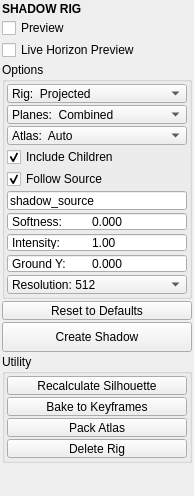
<?xml version="1.0" encoding="UTF-8"?>
<ui version="4.0">
 <class>QtUi</class>
 <widget class="QMainWindow" name="QtUi">
  <property name="geometry">
   <rect>
    <x>0</x>
    <y>0</y>
    <width>194</width>
    <height>300</height>
   </rect>
  </property>
  <property name="windowTitle">
   <string>Shadow Rig</string>
  </property>
  <property name="accessibleDescription">
   <string>Build a ground plane carrying an object's projected shadow, for engine export.</string>
  </property>
  <widget class="QWidget" name="central_widget">
   <layout class="QVBoxLayout" name="verticalLayout">
    <property name="spacing">
     <number>2</number>
    </property>
    <property name="leftMargin">
     <number>2</number>
    </property>
    <property name="topMargin">
     <number>2</number>
    </property>
    <property name="rightMargin">
     <number>2</number>
    </property>
    <property name="bottomMargin">
     <number>2</number>
    </property>
    <item>
     <widget class="Header" name="header">
      <property name="font">
       <font>
        <weight>75</weight>
        <bold>true</bold>
       </font>
      </property>
      <property name="text">
       <string>SHADOW RIG</string>
      </property>
     </widget>
    </item>
    <item>
     <widget class="QCheckBox" name="chk_preview">
      <property name="text">
       <string>Preview</string>
      </property>
     </widget>
    </item>
    <item>
     <widget class="QCheckBox" name="chk_horizon_preview">
      <property name="text">
       <string>Live Horizon Preview</string>
      </property>
     </widget>
    </item>
    <item>
     <widget class="QGroupBox" name="groupBox">
      <property name="sizePolicy">
       <sizepolicy hsizetype="Preferred" vsizetype="Fixed">
        <horstretch>0</horstretch>
        <verstretch>0</verstretch>
       </sizepolicy>
      </property>
      <property name="title">
       <string>Options</string>
      </property>
      <layout class="QVBoxLayout" name="verticalLayout_2">
       <property name="spacing">
        <number>2</number>
       </property>
       <property name="leftMargin">
        <number>2</number>
       </property>
       <property name="topMargin">
        <number>2</number>
       </property>
       <property name="rightMargin">
        <number>2</number>
       </property>
       <property name="bottomMargin">
        <number>2</number>
       </property>
       <item>
        <widget class="ComboBox" name="cmb_type">
         <property name="minimumSize">
          <size>
           <width>0</width>
           <height>19</height>
          </size>
         </property>
         <property name="maximumSize">
          <size>
           <width>16777215</width>
           <height>19</height>
          </size>
         </property>
         <property name="currentIndex">
          <number>0</number>
         </property>
         <item>
          <property name="text">
           <string>Rig:  Projected</string>
          </property>
         </item>
         <item>
          <property name="text">
           <string>Rig:  Horizon</string>
          </property>
         </item>
        </widget>
       </item>
       <item>
        <widget class="ComboBox" name="cmb_planes">
         <property name="minimumSize">
          <size>
           <width>0</width>
           <height>19</height>
          </size>
         </property>
         <property name="maximumSize">
          <size>
           <width>16777215</width>
           <height>19</height>
          </size>
         </property>
         <property name="currentIndex">
          <number>0</number>
         </property>
         <item>
          <property name="text">
           <string>Planes:  Combined</string>
          </property>
         </item>
         <item>
          <property name="text">
           <string>Planes:  Per object</string>
          </property>
         </item>
        </widget>
       </item>
       <item>
        <widget class="ComboBox" name="cmb_atlas">
         <property name="minimumSize">
          <size>
           <width>0</width>
           <height>19</height>
          </size>
         </property>
         <property name="maximumSize">
          <size>
           <width>16777215</width>
           <height>19</height>
          </size>
         </property>
         <property name="currentIndex">
          <number>0</number>
         </property>
         <item>
          <property name="text">
           <string>Atlas:  Auto</string>
          </property>
         </item>
         <item>
          <property name="text">
           <string>Atlas:  Off</string>
          </property>
         </item>
         <item>
          <property name="text">
           <string>Atlas:  On</string>
          </property>
         </item>
        </widget>
       </item>
       <item>
        <widget class="QCheckBox" name="chk_combine">
         <property name="text">
          <string>Include Children</string>
         </property>
         <property name="checked">
          <bool>true</bool>
         </property>
        </widget>
       </item>
       <item>
        <widget class="QCheckBox" name="chk_follow">
         <property name="toolTip">
          <string>Re-render every silhouette as soon as its source or its target moves (the plane already follows both; the drawn shape is one direction's projection). Off: press Reproject or Recalculate Silhouette.</string>
         </property>
         <property name="text">
          <string>Follow Source</string>
         </property>
         <property name="checked">
          <bool>true</bool>
         </property>
        </widget>
       </item>
       <item>
        <widget class="LineEdit" name="txt_source">
         <property name="minimumSize">
          <size>
           <width>0</width>
           <height>19</height>
          </size>
         </property>
         <property name="maximumSize">
          <size>
           <width>16777215</width>
           <height>19</height>
          </size>
         </property>
         <property name="text">
          <string>shadow_source</string>
         </property>
         <property name="placeholderText">
          <string>Source Name(s)</string>
         </property>
        </widget>
       </item>
       <item>
        <widget class="DoubleSpinBox" name="s001">
         <property name="minimumSize">
          <size>
           <width>0</width>
           <height>19</height>
          </size>
         </property>
         <property name="maximumSize">
          <size>
           <width>16777215</width>
           <height>19</height>
          </size>
         </property>
         <property name="toolTip">
          <string>The diameter the shadow gives the source (world units; a directional light: degrees), set on the source itself so every rig it lights, Unity and the viewer share it. 0 = sharp.</string>
         </property>
         <property name="buttonSymbols">
          <enum>QAbstractSpinBox::NoButtons</enum>
         </property>
         <property name="keyboardTracking">
          <bool>false</bool>
         </property>
         <property name="prefix">
          <string>Softness:	</string>
         </property>
         <property name="debounce" stdset="0">
          <number>400</number>
         </property>
         <property name="decimals">
          <number>3</number>
         </property>
         <property name="minimum">
          <double>0.000000000000000</double>
         </property>
         <property name="maximum">
          <double>1000.000000000000000</double>
         </property>
         <property name="singleStep">
          <double>0.050000000000000</double>
         </property>
         <property name="value">
          <double>0.000000000000000</double>
         </property>
        </widget>
       </item>
       <item>
        <widget class="DoubleSpinBox" name="s002">
         <property name="minimumSize">
          <size>
           <width>0</width>
           <height>19</height>
          </size>
         </property>
         <property name="maximumSize">
          <size>
           <width>16777215</width>
           <height>19</height>
          </size>
         </property>
         <property name="toolTip">
          <string>Overall darkness of the shadow, 0-1 (the plane's shadowIntensity). Used by Create; changing it applies to the selected rig(s) at once.</string>
         </property>
         <property name="buttonSymbols">
          <enum>QAbstractSpinBox::NoButtons</enum>
         </property>
         <property name="keyboardTracking">
          <bool>false</bool>
         </property>
         <property name="prefix">
          <string>Intensity:	</string>
         </property>
         <property name="debounce" stdset="0">
          <number>400</number>
         </property>
         <property name="decimals">
          <number>2</number>
         </property>
         <property name="minimum">
          <double>0.000000000000000</double>
         </property>
         <property name="maximum">
          <double>1.000000000000000</double>
         </property>
         <property name="singleStep">
          <double>0.050000000000000</double>
         </property>
         <property name="value">
          <double>1.000000000000000</double>
         </property>
        </widget>
       </item>
       <item>
        <widget class="DoubleSpinBox" name="s003">
         <property name="minimumSize">
          <size>
           <width>0</width>
           <height>19</height>
          </size>
         </property>
         <property name="maximumSize">
          <size>
           <width>16777215</width>
           <height>19</height>
          </size>
         </property>
         <property name="toolTip">
          <string>World height of the floor the shadow lies on (Maya's Y, Blender's Z; the plane's groundHeight), for a floor that is not at 0. Used by Create; changing it applies to the selected rig(s) at once.</string>
         </property>
         <property name="buttonSymbols">
          <enum>QAbstractSpinBox::NoButtons</enum>
         </property>
         <property name="keyboardTracking">
          <bool>false</bool>
         </property>
         <property name="prefix">
          <string>Ground Y:	</string>
         </property>
         <property name="debounce" stdset="0">
          <number>400</number>
         </property>
         <property name="decimals">
          <number>3</number>
         </property>
         <property name="minimum">
          <double>-100000.000000000000000</double>
         </property>
         <property name="maximum">
          <double>100000.000000000000000</double>
         </property>
         <property name="singleStep">
          <double>0.100000000000000</double>
         </property>
         <property name="value">
          <double>0.000000000000000</double>
         </property>
        </widget>
       </item>
       <item>
        <widget class="QComboBox" name="s000">
         <property name="minimumSize">
          <size>
           <width>0</width>
           <height>19</height>
          </size>
         </property>
         <property name="maximumSize">
          <size>
           <width>16777215</width>
           <height>19</height>
          </size>
         </property>
         <property name="currentIndex">
          <number>0</number>
         </property>
         <item>
          <property name="text">
           <string>Resolution: 512</string>
          </property>
         </item>
         <item>
          <property name="text">
           <string>Resolution: 128</string>
          </property>
         </item>
         <item>
          <property name="text">
           <string>Resolution: 256</string>
          </property>
         </item>
         <item>
          <property name="text">
           <string>Resolution: 1024</string>
          </property>
         </item>
         <item>
          <property name="text">
           <string>Resolution: 2048</string>
          </property>
         </item>
         <item>
          <property name="text">
           <string>Resolution: 4096</string>
          </property>
         </item>
         <item>
          <property name="text">
           <string>Resolution: 8192</string>
          </property>
         </item>
        </widget>
       </item>
      </layout>
     </widget>
    </item>
    <item>
     <widget class="QPushButton" name="b001">
      <property name="minimumSize">
       <size>
        <width>0</width>
        <height>19</height>
       </size>
      </property>
      <property name="maximumSize">
       <size>
        <width>16777215</width>
        <height>19</height>
       </size>
      </property>
      <property name="text">
       <string>Reset to Defaults</string>
      </property>
      <property name="iconSize">
       <size>
        <width>18</width>
        <height>18</height>
       </size>
      </property>
      <property name="checkable">
       <bool>false</bool>
      </property>
      <property name="checked">
       <bool>false</bool>
      </property>
     </widget>
    </item>
    <item>
     <widget class="QPushButton" name="b000">
      <property name="minimumSize">
       <size>
        <width>0</width>
        <height>30</height>
       </size>
      </property>
      <property name="text">
       <string>Create Shadow</string>
      </property>
     </widget>
    </item>
    <item>
     <widget class="CollapsableGroup" name="groupBox_utility">
      <property name="sizePolicy">
       <sizepolicy hsizetype="Preferred" vsizetype="Fixed">
        <horstretch>0</horstretch>
        <verstretch>0</verstretch>
       </sizepolicy>
      </property>
      <property name="title">
       <string>Utility</string>
      </property>
      <property name="checked">
       <bool>false</bool>
      </property>
      <layout class="QVBoxLayout" name="verticalLayout_3">
       <property name="spacing">
        <number>2</number>
       </property>
       <property name="leftMargin">
        <number>2</number>
       </property>
       <property name="topMargin">
        <number>2</number>
       </property>
       <property name="rightMargin">
        <number>2</number>
       </property>
       <property name="bottomMargin">
        <number>2</number>
       </property>
       <item>
        <widget class="PushButton" name="b003">
         <property name="minimumSize">
          <size>
           <width>0</width>
           <height>19</height>
          </size>
         </property>
         <property name="maximumSize">
          <size>
           <width>16777215</width>
           <height>19</height>
          </size>
         </property>
         <property name="text">
          <string>Recalculate Silhouette</string>
         </property>
        </widget>
       </item>
       <item>
        <widget class="PushButton" name="b002">
         <property name="minimumSize">
          <size>
           <width>0</width>
           <height>19</height>
          </size>
         </property>
         <property name="maximumSize">
          <size>
           <width>16777215</width>
           <height>19</height>
          </size>
         </property>
         <property name="text">
          <string>Bake to Keyframes</string>
         </property>
        </widget>
       </item>
       <item>
        <widget class="QPushButton" name="b010">
         <property name="minimumSize">
          <size>
           <width>0</width>
           <height>19</height>
          </size>
         </property>
         <property name="maximumSize">
          <size>
           <width>16777215</width>
           <height>19</height>
          </size>
         </property>
         <property name="text">
          <string>Pack Atlas</string>
         </property>
        </widget>
       </item>
       <item>
        <widget class="PushButton" name="b009">
         <property name="minimumSize">
          <size>
           <width>0</width>
           <height>19</height>
          </size>
         </property>
         <property name="maximumSize">
          <size>
           <width>16777215</width>
           <height>19</height>
          </size>
         </property>
         <property name="text">
          <string>Delete Rig</string>
         </property>
        </widget>
       </item>
      </layout>
     </widget>
    </item>
    <item>
     <spacer name="verticalSpacer">
      <property name="orientation">
       <enum>Qt::Vertical</enum>
      </property>
      <property name="sizeType">
       <enum>QSizePolicy::Fixed</enum>
      </property>
      <property name="sizeHint" stdset="0">
       <size>
        <width>20</width>
        <height>10</height>
       </size>
      </property>
     </spacer>
    </item>
    <item>
     <widget class="Footer" name="footer" native="true">
      <property name="minimumSize">
       <size>
        <width>0</width>
        <height>19</height>
       </size>
      </property>
      <property name="maximumSize">
       <size>
        <width>16777215</width>
        <height>19</height>
       </size>
      </property>
     </widget>
    </item>
   </layout>
  </widget>
 </widget>
 <customwidgets>
  <customwidget>
   <class>Footer</class>
   <extends>QWidget</extends>
   <header>uitk.widgets.footer</header>
  </customwidget>
  <customwidget>
   <class>Header</class>
   <extends>QLabel</extends>
   <header>uitk.widgets.header.Header.h</header>
  </customwidget>
  <customwidget>
   <class>CollapsableGroup</class>
   <extends>QGroupBox</extends>
   <header>uitk.widgets.collapsableGroup.CollapsableGroup.h</header>
   <container>1</container>
  </customwidget>
  <customwidget>
   <class>PushButton</class>
   <extends>QPushButton</extends>
   <header>uitk.widgets.pushButton</header>
  </customwidget>
  <customwidget>
   <class>ComboBox</class>
   <extends>QComboBox</extends>
   <header>uitk.widgets.comboBox.ComboBox.h</header>
  </customwidget>
  <customwidget>
   <class>LineEdit</class>
   <extends>QLineEdit</extends>
   <header>widgets.lineedit.h</header>
  </customwidget>
  <customwidget>
   <class>DoubleSpinBox</class>
   <extends>QDoubleSpinBox</extends>
   <header>widgets.doublespinbox.h</header>
  </customwidget>
 </customwidgets>
 <resources/>
 <connections/>
</ui>
